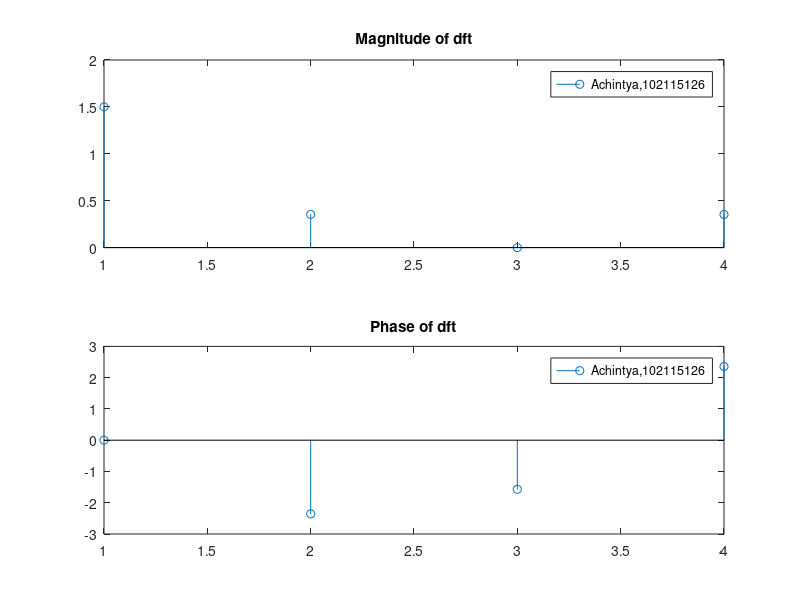

Source code (MATLAB):
XN =[1, 2, 2, 1];
N = length(XN);
XZ = zeros(1, N);
for k = 1:N
    for n = 1:N
        XZ(k) = XZ(k) + XN(n)* exp(-(1 * 1i*2*pi*(k-1)*(n-1))/N);
    end
end
figure 
subplot(2, 1, 1)
stem(abs(XZ/N))
title('Magnitude of dft')
legend("Achintya,102115126")
subplot(2, 1, 2)
stem(angle(XZ/N))
title('Phase of dft')
legend("Achintya,102115126")